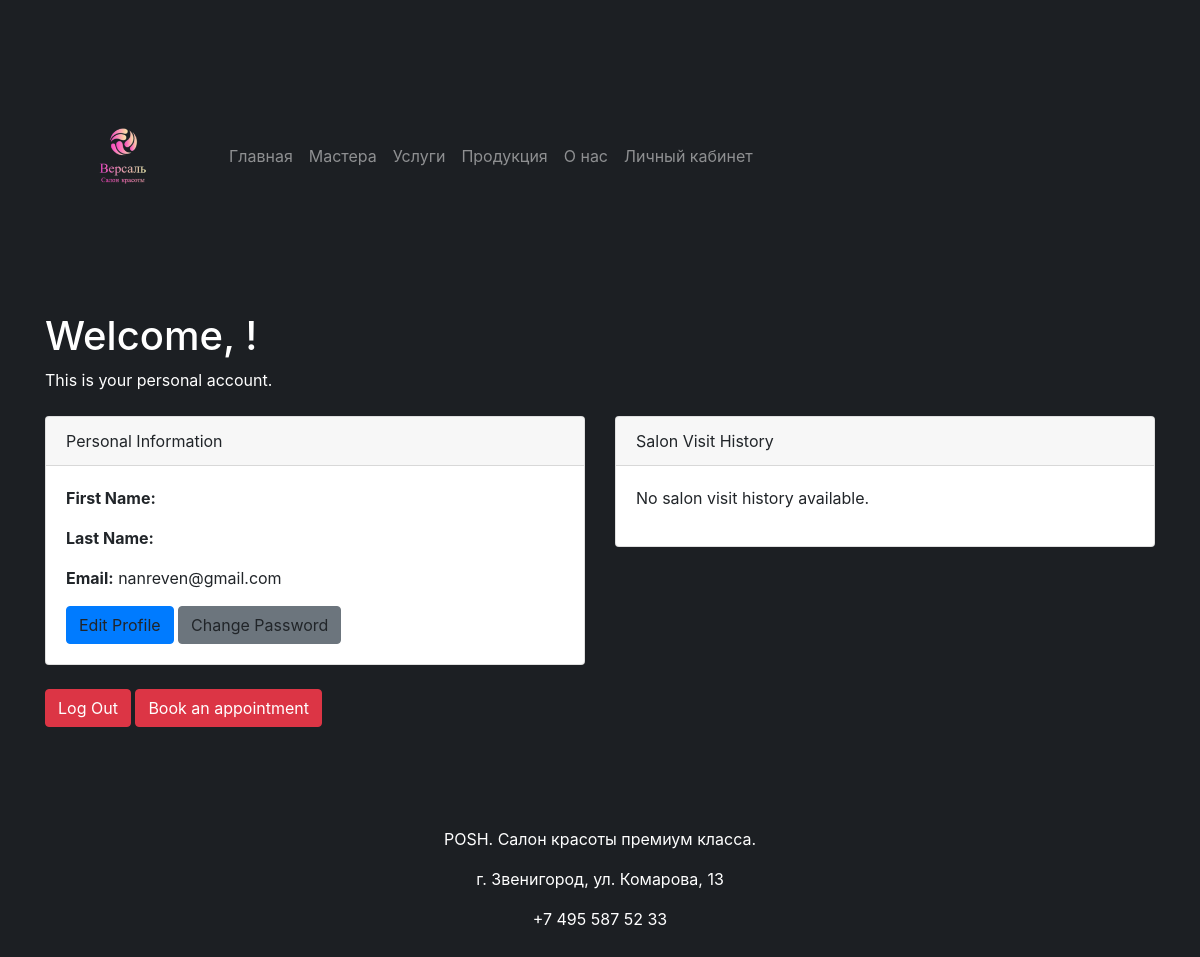
Before: /account/ (signed in) with the older database file.
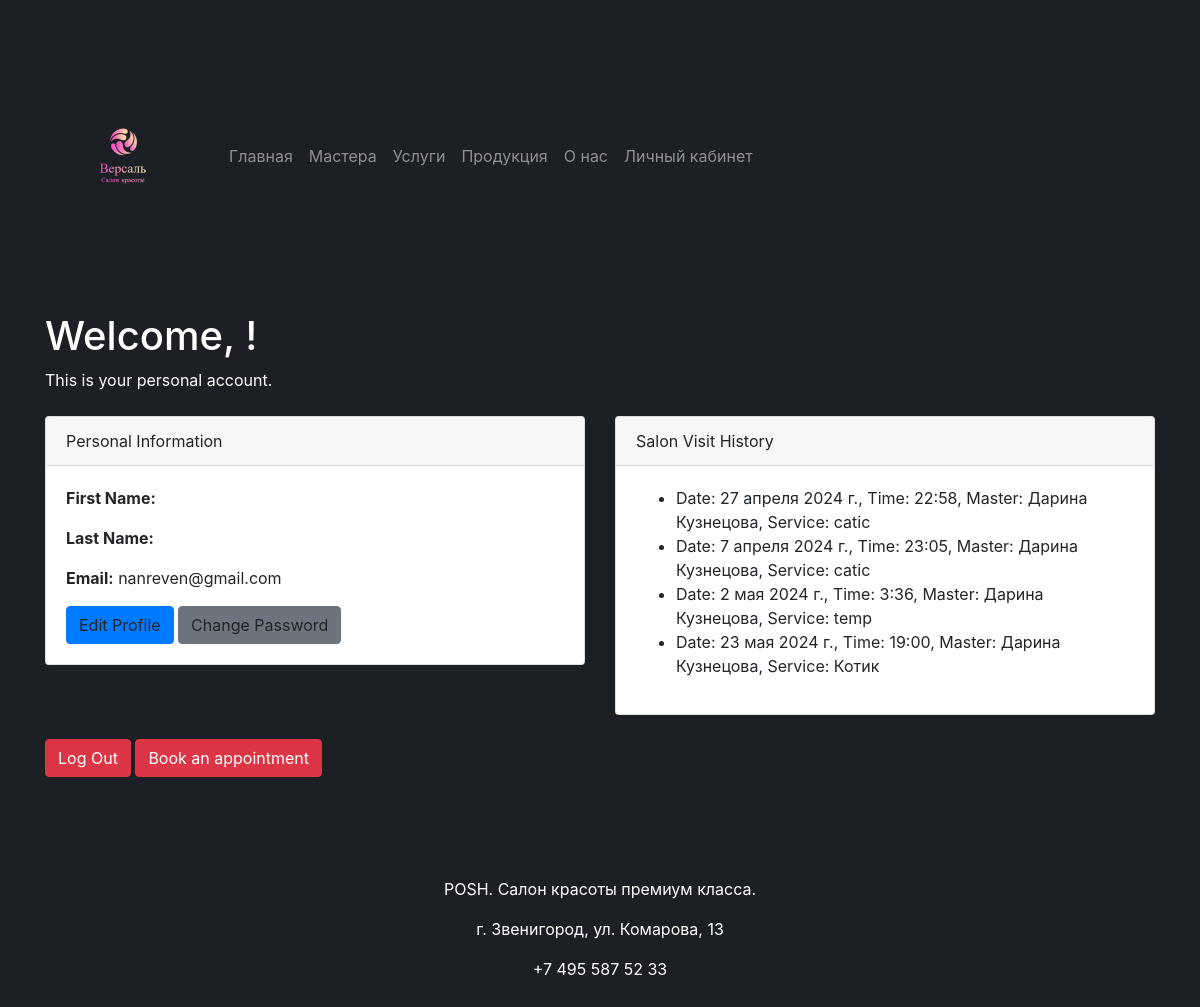
After: the same page with the newer database file.
### main/models.py (models this page shows, shortened)
class Appointments(models.Model):
    class AppointmentStatus(models.TextChoices):
        DECLINED = '0', 'Отклонено'
        ACCEPTED = '1', 'Принято'
        WAITING = '2', 'Ожидает ответ'
    date = models.DateField(verbose_name='Дата')
    time = models.TimeField(verbose_name='Время начала')
    master = models.ForeignKey(Masters, on_delete=models.DO_NOTHING, verbose_name='Мастер')
    user = models.ForeignKey(Users, on_delete=models.DO_NOTHING, verbose_name='Посетитель')
    service = models.ForeignKey(Services, on_delete=models.DO_NOTHING, verbose_name='Услуга')
    status = models.CharField(verbose_name='Статус заявки', max_length=20,
                              choices=AppointmentStatus.choices, default=AppointmentStatus.WAITING)
    class Meta:
        verbose_name = 'Назначение'
        verbose_name_plural = 'Назначения'

### masters/models.py (models this page shows, shortened)
class Masters(models.Model):
    user: Users = models.OneToOneField(Users, on_delete=models.CASCADE, verbose_name='Пользователь')
    position = models.ForeignKey(Position,  on_delete=models.PROTECT, verbose_name='Должность')
    short_description = models.CharField(verbose_name='Краткая информация', max_length=200)
    full_description = models.TextField(verbose_name='Полная информация')
    photo = models.ImageField(verbose_name='Фотография', upload_to='images/')
    admission_date = models.DateField(verbose_name='Дата приема', auto_now_add=True)
    rating = models.PositiveIntegerField(verbose_name='Рейтинг', null=True, blank=True, default=0)
    salary = models.DecimalField(verbose_name='Зарплата', max_digits=8, decimal_places=2)
    slug = models.SlugField(verbose_name='URL', max_length=50, unique=True, db_index=True, blank=True)
    def __str__(self):
        return f"{self.user.first_name} {self.user.last_name}"
    class Meta:
        verbose_name = 'Мастер'
        verbose_name_plural = 'Мастера'

class Users(AbstractUser):
    username = None
    email = models.EmailField(verbose_name='Почта', max_length=50, unique=True, db_index=True)
    phone_number = models.CharField(verbose_name='Номер телефона', max_length=20, unique=True)
    is_customer = models.BooleanField(verbose_name='Клиент', default=True, help_text='Уберите отметку, '
                                                                        'если пользователь является сотрудником салона')
    USERNAME_FIELD = 'email'
    REQUIRED_FIELDS = []
    objects = UserManager()
    class Meta:
        verbose_name = 'Пользователь'
        verbose_name_plural = 'Пользователи'

### services/models.py (models this page shows)
class Services(models.Model):
    title = models.CharField(verbose_name='Название', max_length=20)
    category = models.ForeignKey(Categories, on_delete=models.PROTECT, null=True, verbose_name='Категория')
    description = models.TextField(verbose_name='Описание')
    duration = models.TimeField(verbose_name='Длительность')
    cost = models.DecimalField(verbose_name='Стоимость', max_digits=5, decimal_places=0)
    photo = models.ImageField(verbose_name='Фотография', upload_to='images/')
    slug = models.SlugField(verbose_name='URL', max_length=255, unique=True, db_index=True)
    def __str__(self):
        return self.title
    class Meta:
        verbose_name = 'Услуга'
        verbose_name_plural = 'Услуги'

### main/views.py (the view)
# urls.py: path('account/', views.account, name='account'),
@login_required
def account(request):
    if request.user.is_customer:
        user_bookings = Appointments.objects.filter(user=request.user)
        return render(request, 'main/user_account.html', {'user_bookings': user_bookings})
    else:
        master = Masters.objects.filter(user=request.user)[0]
        master_bookings = Appointments.objects.filter(master=master)
        return render(request, 'main/master_account.html', {'master_bookings': master_bookings})

### main/templates/main/user_account.html (shortened to what this page needs)
{% extends 'main/main_layout.html' %}
{% block content %}
<div class="container">
    <h1 class="text-white">Welcome, {{ user.first_name }}!</h1>
    <p class="text-white">This is your personal account.</p>
    <div class="row mt-4">
        <div class="col-md-6">
            <div class="card">
                <div class="card-header">
                    Personal Information
                </div>
                <div class="card-body">
                    <p><strong>First Name:</strong> {{ user.first_name }}</p>
                    <p><strong>Last Name:</strong> {{ user.last_name }}</p>
                    <p><strong>Email:</strong> {{ user.email }}</p>
                    <a class="btn btn-primary">Edit Profile</a>
                    <a class="btn btn-secondary">Change Password</a>
                </div>
            </div>
        </div>
        <div class="col-md-6">
            <div class="card">
                <div class="card-header">
                    Salon Visit History
                </div>
                <div class="card-body">
                    {% if user_bookings %}
                        <ul>
                            {% for booking in user_bookings %}
                                <li>Date: {{ booking.date }}, Time: {{ booking.time }}, Master: {{ booking.master }}, Service: {{ booking.service }}</li>
                            {% endfor %}
                        </ul>
                    {% else %}
                        <p>No salon visit history available.</p>
                    {% endif %}
                        </div>
            </div>
        </div>
    </div>
    <div class="row mt-4">
        <div class="col-md-12">
            <a href="{% url 'logout' %}" class="btn btn-danger">Log Out</a>
            <a href="{% url 'booking' %}" class="btn btn-danger">Book an appointment</a>
        </div>
    </div>
</div>
{% endblock %}

Changed rows visible on the page:
added Appointments: date "27 апреля 2024 г.", time "22:58", master "Дарина Кузнецова", service "catic"
added Appointments: date "7 апреля 2024 г.", time "23:05", master "Дарина Кузнецова", service "catic"
added Appointments: date "2 мая 2024 г.", time "3:36", master "Дарина Кузнецова", service "temp"
added Appointments: date "23 мая 2024 г.", time "19:00", master "Дарина Кузнецова", service "Котик"
Other visible differences:
text no longer shown: "No salon visit history available."
